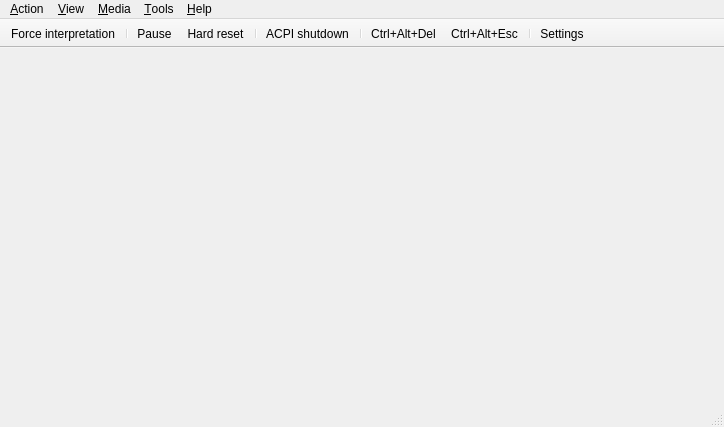
<?xml version="1.0" encoding="UTF-8"?>
<ui version="4.0">
 <class>MainWindow</class>
 <widget class="QMainWindow" name="MainWindow">
  <property name="geometry">
   <rect>
    <x>0</x>
    <y>0</y>
    <width>724</width>
    <height>427</height>
   </rect>
  </property>
  <property name="windowTitle">
   <string>86Box</string>
  </property>
  <widget class="QWidget" name="centralwidget">
   <property name="sizePolicy">
    <sizepolicy hsizetype="Expanding" vsizetype="Expanding">
     <horstretch>0</horstretch>
     <verstretch>0</verstretch>
    </sizepolicy>
   </property>
   <layout class="QVBoxLayout" name="verticalLayout">
    <property name="spacing">
     <number>0</number>
    </property>
    <property name="leftMargin">
     <number>0</number>
    </property>
    <property name="topMargin">
     <number>0</number>
    </property>
    <property name="rightMargin">
     <number>0</number>
    </property>
    <property name="bottomMargin">
     <number>0</number>
    </property>
    <item>
     <widget class="RendererStack" name="stackedWidget">
      <property name="sizePolicy">
       <sizepolicy hsizetype="Expanding" vsizetype="Expanding">
        <horstretch>0</horstretch>
        <verstretch>0</verstretch>
       </sizepolicy>
      </property>
     </widget>
    </item>
   </layout>
  </widget>
  <widget class="QMenuBar" name="menubar">
   <property name="geometry">
    <rect>
     <x>0</x>
     <y>0</y>
     <width>724</width>
     <height>21</height>
    </rect>
   </property>
   <widget class="QMenu" name="menuAction">
    <property name="title">
     <string>&amp;Action</string>
    </property>
    <widget class="QMenu" name="menuTablet_tool">
     <property name="title">
      <string>&amp;Tablet tool</string>
     </property>
     <addaction name="actionPen"/>
     <addaction name="actionCursor_Puck"/>
    </widget>
    <addaction name="menuTablet_tool"/>
    <addaction name="separator"/>
    <addaction name="actionForce_interpretation"/>
    <addaction name="separator"/>
    <addaction name="actionKeyboard_requires_capture"/>
    <addaction name="actionRight_CTRL_is_left_ALT"/>
    <addaction name="separator"/>
    <addaction name="actionUpdate_mouse_every_CPU_frame"/>
    <addaction name="separator"/>
    <addaction name="actionAuto_pause"/>
    <addaction name="actionPause"/>
    <addaction name="separator"/>
    <addaction name="actionHard_Reset"/>
    <addaction name="actionCtrl_Alt_Del"/>
    <addaction name="separator"/>
    <addaction name="actionCtrl_Alt_Esc"/>
    <addaction name="separator"/>
    <addaction name="actionExit"/>
   </widget>
   <widget class="QMenu" name="menuTools">
    <property name="title">
     <string>&amp;Tools</string>
    </property>
    <widget class="QMenu" name="menuSound">
     <property name="title">
      <string>S&amp;ound</string>
     </property>
     <addaction name="actionMute_Unmute"/>
     <addaction name="separator"/>
     <addaction name="actionSound_gain"/>
    </widget>
    <addaction name="actionSettings"/>
    <addaction name="actionUpdate_status_bar_icons"/>
    <addaction name="separator"/>
    <addaction name="actionEnable_Discord_integration"/>
    <addaction name="separator"/>
    <addaction name="actionTake_screenshot"/>
    <addaction name="menuSound"/>
    <addaction name="separator"/>
    <addaction name="actionPreferences"/>
    <addaction name="separator"/>
    <addaction name="actionBegin_trace"/>
    <addaction name="actionEnd_trace"/>
    <addaction name="separator"/>
    <addaction name="actionMCA_devices"/>
    <addaction name="separator"/>
    <addaction name="actionOpen_printer_tray"/>
    <addaction name="actionOpen_screenshots_folder"/>
   </widget>
   <widget class="QMenu" name="menuView">
    <property name="title">
     <string>&amp;View</string>
    </property>
    <widget class="QMenu" name="menuRenderer">
     <property name="title">
      <string>Re&amp;nderer</string>
     </property>
     <addaction name="actionSoftware_Renderer"/>
     <addaction name="actionOpenGL_3_0_Core"/>
     <addaction name="actionVulkan"/>
     <addaction name="actionVNC"/>
    </widget>
    <widget class="QMenu" name="menuWindow_scale_factor">
     <property name="title">
      <string>&amp;Window scale factor</string>
     </property>
     <addaction name="action0_5x"/>
     <addaction name="action1x"/>
     <addaction name="action1_5x"/>
     <addaction name="action2x"/>
     <addaction name="action3x"/>
     <addaction name="action4x"/>
     <addaction name="action5x"/>
     <addaction name="action6x"/>
     <addaction name="action7x"/>
     <addaction name="action8x"/>
    </widget>
    <widget class="QMenu" name="menuFilter_method">
     <property name="title">
      <string>Fi&amp;lter method</string>
     </property>
     <addaction name="actionNearest"/>
     <addaction name="actionLinear"/>
    </widget>
    <widget class="QMenu" name="menuFullscreen_stretch_mode">
     <property name="title">
      <string>Fullscreen &amp;stretch mode</string>
     </property>
     <addaction name="actionFullScreen_stretch"/>
     <addaction name="actionFullScreen_43"/>
     <addaction name="actionFullScreen_keepRatio"/>
     <addaction name="actionFullScreen_int"/>
     <addaction name="actionFullScreen_int43"/>
    </widget>
    <widget class="QMenu" name="menuEGA_S_VGA_settings">
     <property name="title">
      <string>EGA/(S)&amp;VGA settings</string>
     </property>
     <widget class="QMenu" name="menuVGA_screen_type">
      <property name="title">
       <string>VGA screen &amp;type</string>
      </property>
      <addaction name="actionRGB_Color"/>
      <addaction name="actionRGB_Grayscale"/>
      <addaction name="actionAmber_monitor"/>
      <addaction name="actionGreen_monitor"/>
      <addaction name="actionWhite_monitor"/>
     </widget>
     <widget class="QMenu" name="menuGrayscale_conversion_type">
      <property name="title">
       <string>Grayscale &amp;conversion type</string>
      </property>
      <addaction name="actionBT601_NTSC_PAL"/>
      <addaction name="actionBT709_HDTV"/>
      <addaction name="actionAverage"/>
     </widget>
     <addaction name="actionInverted_VGA_monitor"/>
     <addaction name="menuVGA_screen_type"/>
     <addaction name="menuGrayscale_conversion_type"/>
    </widget>
    <widget class="QMenu" name="menuOpenGL_input_stretch_mode">
     <property name="title">
      <string>OpenGL input stretch mode</string>
     </property>
     <addaction name="action_Full_screen_stretch_gl"/>
     <addaction name="action_4_3_gl"/>
     <addaction name="action_Square_pixels_keep_ratio_gl"/>
     <addaction name="action_Integer_scale_gl"/>
     <addaction name="action4_3_Integer_scale_gl"/>
    </widget>
    <widget class="QMenu" name="menuOpenGL_input_scale">
     <property name="title">
      <string>OpenGL input scale</string>
     </property>
     <addaction name="action_0_5x_2"/>
     <addaction name="action_1x_2"/>
     <addaction name="action1_5x_2"/>
     <addaction name="action_2x_2"/>
     <addaction name="action_3x_2"/>
     <addaction name="action_4x_2"/>
     <addaction name="action_5x_2"/>
     <addaction name="action_6x_2"/>
     <addaction name="action_7x_2"/>
     <addaction name="action_8x_2"/>
    </widget>
    <addaction name="actionHide_tool_bar"/>
    <addaction name="actionHide_status_bar"/>
    <addaction name="separator"/>
    <addaction name="actionShow_non_primary_monitors"/>
    <addaction name="actionResizable_window"/>
    <addaction name="actionRemember_size_and_position"/>
    <addaction name="separator"/>
    <addaction name="menuRenderer"/>
    <addaction name="actionRenderer_options"/>
    <addaction name="menuOpenGL_input_stretch_mode"/>
    <addaction name="menuOpenGL_input_scale"/>
    <addaction name="separator"/>
    <addaction name="actionSpecify_dimensions"/>
    <addaction name="actionForce_4_3_display_ratio"/>
    <addaction name="menuWindow_scale_factor"/>
    <addaction name="menuFilter_method"/>
    <addaction name="actionHiDPI_scaling"/>
    <addaction name="separator"/>
    <addaction name="actionFullscreen"/>
    <addaction name="menuFullscreen_stretch_mode"/>
    <addaction name="actionApply_fullscreen_stretch_mode_when_maximized"/>
    <addaction name="actionCGA_composite_settings"/>
    <addaction name="menuEGA_S_VGA_settings"/>
    <addaction name="separator"/>
    <addaction name="actionCGA_PCjr_Tandy_EGA_S_VGA_overscan"/>
    <addaction name="actionChange_contrast_for_monochrome_display"/>
   </widget>
   <widget class="QMenu" name="menuMedia">
    <property name="title">
     <string>&amp;Media</string>
    </property>
   </widget>
   <widget class="QMenu" name="menuAbout">
    <property name="title">
     <string>&amp;Help</string>
    </property>
    <addaction name="actionDocumentation"/>
    <addaction name="actionAbout_86Box"/>
    <addaction name="actionAbout_Qt"/>
   </widget>
   <addaction name="menuAction"/>
   <addaction name="menuView"/>
   <addaction name="menuMedia"/>
   <addaction name="menuTools"/>
   <addaction name="menuAbout"/>
  </widget>
  <widget class="QStatusBar" name="statusbar"/>
  <widget class="QToolBar" name="toolBar">
   <property name="contextMenuPolicy">
    <enum>Qt::PreventContextMenu</enum>
   </property>
   <property name="windowTitle">
    <string notr="true">toolBar</string>
   </property>
   <property name="autoFillBackground">
    <bool>true</bool>
   </property>
   <property name="movable">
    <bool>false</bool>
   </property>
   <property name="allowedAreas">
    <set>Qt::TopToolBarArea</set>
   </property>
   <property name="iconSize">
    <size>
     <width>16</width>
     <height>16</height>
    </size>
   </property>
   <property name="toolButtonStyle">
    <enum>Qt::ToolButtonIconOnly</enum>
   </property>
   <property name="floatable">
    <bool>false</bool>
   </property>
   <attribute name="toolBarArea">
    <enum>TopToolBarArea</enum>
   </attribute>
   <attribute name="toolBarBreak">
    <bool>false</bool>
   </attribute>
   <addaction name="actionForce_interpretation"/>
   <addaction name="separator"/>
   <addaction name="actionPause"/>
   <addaction name="actionHard_Reset"/>
   <addaction name="separator"/>
   <addaction name="actionACPI_Shutdown"/>
   <addaction name="separator"/>
   <addaction name="actionCtrl_Alt_Del"/>
   <addaction name="actionCtrl_Alt_Esc"/>
   <addaction name="separator"/>
   <addaction name="actionSettings"/>
  </widget>
  <action name="actionForce_interpretation">
   <property name="checkable">
    <bool>true</bool>
   </property>
   <property name="text">
    <string>&amp;Force interpretation</string>
   </property>
  </action>
  <action name="actionUpdate_mouse_every_CPU_frame">
   <property name="checkable">
    <bool>true</bool>
   </property>
   <property name="text">
    <string>&amp;Update mouse every CPU frame</string>
   </property>
  </action>
  <action name="actionAuto_pause">
   <property name="checkable">
    <bool>true</bool>
   </property>
   <property name="text">
    <string>&amp;Auto-pause on focus loss</string>
   </property>
  </action>
  <action name="actionKeyboard_requires_capture">
   <property name="checkable">
    <bool>true</bool>
   </property>
   <property name="text">
    <string>&amp;Keyboard requires capture</string>
   </property>
  </action>
  <action name="actionRight_CTRL_is_left_ALT">
   <property name="checkable">
    <bool>true</bool>
   </property>
   <property name="text">
    <string>&amp;Right CTRL is left ALT</string>
   </property>
  </action>
  <action name="actionHard_Reset">
   <property name="icon">
    <iconset resource="../qt_resources.qrc">
     <normaloff>:/menuicons/qt/icons/hard_reset.ico</normaloff>:/menuicons/qt/icons/hard_reset.ico</iconset>
   </property>
   <property name="text">
    <string>&amp;Hard reset</string>
   </property>
  </action>
  <action name="actionCtrl_Alt_Del">
   <property name="icon">
    <iconset resource="../qt_resources.qrc">
     <normaloff>:/menuicons/qt/icons/send_cad.ico</normaloff>:/menuicons/qt/icons/send_cad.ico</iconset>
   </property>
   <property name="text">
    <string>&amp;Ctrl+Alt+Del</string>
   </property>
   <property name="toolTip">
    <string>Ctrl+Alt+Del</string>
   </property>
   <property name="shortcut">
    <string>Ctrl+F12</string>
   </property>
  </action>
  <action name="actionCtrl_Alt_Esc">
   <property name="icon">
    <iconset resource="../qt_resources.qrc">
     <normaloff>:/menuicons/qt/icons/send_cae.ico</normaloff>:/menuicons/qt/icons/send_cae.ico</iconset>
   </property>
   <property name="text">
    <string>Ctrl+Alt+&amp;Esc</string>
   </property>
  </action>
  <action name="actionPause">
   <property name="icon">
    <iconset resource="../qt_resources.qrc">
     <normaloff>:/menuicons/qt/icons/pause.ico</normaloff>:/menuicons/qt/icons/pause.ico</iconset>
   </property>
   <property name="text">
    <string>&amp;Pause</string>
   </property>
  </action>
  <action name="actionExit">
   <property name="text">
    <string>E&amp;xit</string>
   </property>
   <property name="menuRole">
    <enum>QAction::QuitRole</enum>
   </property>
  </action>
  <action name="actionSettings">
   <property name="icon">
    <iconset resource="../qt_resources.qrc">
     <normaloff>:/menuicons/qt/icons/settings.ico</normaloff>:/menuicons/qt/icons/settings.ico</iconset>
   </property>
   <property name="text">
    <string>&amp;Settings...</string>
   </property>
   <property name="menuRole">
    <enum>QAction::NoRole</enum>
   </property>
  </action>
  <action name="actionFullscreen">
   <property name="text">
    <string>&amp;Fullscreen</string>
   </property>
   <property name="shortcut">
    <string>Ctrl+Alt+PgUp</string>
   </property>
  </action>
  <action name="actionSoftware_Renderer">
   <property name="checkable">
    <bool>true</bool>
   </property>
   <property name="text">
    <string>&amp;Qt (Software)</string>
   </property>
   <property name="vid_api" stdset="0">
    <number>0</number>
   </property>
  </action>
  <action name="actionHide_status_bar">
   <property name="checkable">
    <bool>true</bool>
   </property>
   <property name="text">
    <string>&amp;Hide status bar</string>
   </property>
  </action>
  <action name="actionResizable_window">
   <property name="checkable">
    <bool>true</bool>
   </property>
   <property name="text">
    <string>&amp;Resizeable window</string>
   </property>
  </action>
  <action name="actionRemember_size_and_position">
   <property name="checkable">
    <bool>true</bool>
   </property>
   <property name="text">
    <string>R&amp;emember size &amp;&amp; position</string>
   </property>
  </action>
  <action name="actionSpecify_dimensions">
   <property name="text">
    <string>Specify &amp;dimensions...</string>
   </property>
  </action>
  <action name="actionForce_4_3_display_ratio">
   <property name="checkable">
    <bool>true</bool>
   </property>
   <property name="text">
    <string>Force &amp;4:3 display ratio</string>
   </property>
  </action>
  <action name="actionHiDPI_scaling">
   <property name="checkable">
    <bool>true</bool>
   </property>
   <property name="text">
    <string>Hi&amp;DPI scaling</string>
   </property>
  </action>
  <action name="actionCGA_PCjr_Tandy_EGA_S_VGA_overscan">
   <property name="checkable">
    <bool>true</bool>
   </property>
   <property name="text">
    <string>CGA/PCjr/Tandy/E&amp;GA/(S)VGA overscan</string>
   </property>
  </action>
  <action name="actionChange_contrast_for_monochrome_display">
   <property name="checkable">
    <bool>true</bool>
   </property>
   <property name="text">
    <string>Change contrast for &amp;monochrome display</string>
   </property>
  </action>
  <action name="action0_5x">
   <property name="checkable">
    <bool>true</bool>
   </property>
   <property name="text">
    <string>&amp;1.25x</string>
   </property>
  </action>
  <action name="action1x">
   <property name="checkable">
    <bool>true</bool>
   </property>
   <property name="text">
    <string>&amp;1x</string>
   </property>
  </action>
  <action name="action1_5x">
   <property name="checkable">
    <bool>true</bool>
   </property>
   <property name="text">
    <string>1.&amp;5x</string>
   </property>
  </action>
  <action name="action2x">
   <property name="checkable">
    <bool>true</bool>
   </property>
   <property name="text">
    <string>&amp;2x</string>
   </property>
  </action>
  <action name="action3x">
   <property name="checkable">
    <bool>true</bool>
   </property>
   <property name="text">
    <string>&amp;3x</string>
   </property>
  </action>
  <action name="action4x">
   <property name="checkable">
    <bool>true</bool>
   </property>
   <property name="text">
    <string>&amp;4x</string>
   </property>
  </action>
  <action name="action5x">
   <property name="checkable">
    <bool>true</bool>
   </property>
   <property name="text">
    <string>&amp;5x</string>
   </property>
  </action>
  <action name="action6x">
   <property name="checkable">
    <bool>true</bool>
   </property>
   <property name="text">
    <string>&amp;6x</string>
   </property>
  </action>
  <action name="action7x">
   <property name="checkable">
    <bool>true</bool>
   </property>
   <property name="text">
    <string>&amp;7x</string>
   </property>
  </action>
  <action name="action8x">
   <property name="checkable">
    <bool>true</bool>
   </property>
   <property name="text">
    <string>&amp;8x</string>
   </property>
  </action>
  <action name="actionNearest">
   <property name="checkable">
    <bool>true</bool>
   </property>
   <property name="text">
    <string>&amp;Nearest</string>
   </property>
  </action>
  <action name="actionLinear">
   <property name="checkable">
    <bool>true</bool>
   </property>
   <property name="text">
    <string>&amp;Linear</string>
   </property>
  </action>
  <action name="actionFullScreen_stretch">
   <property name="checkable">
    <bool>true</bool>
   </property>
   <property name="text">
    <string>&amp;Full screen stretch</string>
   </property>
  </action>
  <action name="actionFullScreen_43">
   <property name="checkable">
    <bool>true</bool>
   </property>
   <property name="text">
    <string>&amp;4:3</string>
   </property>
  </action>
  <action name="actionFullScreen_keepRatio">
   <property name="checkable">
    <bool>true</bool>
   </property>
   <property name="text">
    <string>&amp;Square pixels (Keep ratio)</string>
   </property>
  </action>
  <action name="actionFullScreen_int">
   <property name="checkable">
    <bool>true</bool>
   </property>
   <property name="text">
    <string>&amp;Integer scale</string>
   </property>
  </action>
  <action name="actionFullScreen_int43">
   <property name="checkable">
    <bool>true</bool>
   </property>
   <property name="text">
    <string>4:&amp;3 Integer scale</string>
   </property>
  </action>
  <action name="actionInverted_VGA_monitor">
   <property name="checkable">
    <bool>true</bool>
   </property>
   <property name="text">
    <string>&amp;Inverted VGA monitor</string>
   </property>
  </action>
  <action name="actionRGB_Color">
   <property name="checkable">
    <bool>true</bool>
   </property>
   <property name="text">
    <string>RGB &amp;Color</string>
   </property>
  </action>
  <action name="actionRGB_Grayscale">
   <property name="checkable">
    <bool>true</bool>
   </property>
   <property name="text">
    <string>&amp;RGB Grayscale</string>
   </property>
  </action>
  <action name="actionAmber_monitor">
   <property name="checkable">
    <bool>true</bool>
   </property>
   <property name="text">
    <string>&amp;Amber monitor</string>
   </property>
  </action>
  <action name="actionGreen_monitor">
   <property name="checkable">
    <bool>true</bool>
   </property>
   <property name="text">
    <string>&amp;Green monitor</string>
   </property>
  </action>
  <action name="actionWhite_monitor">
   <property name="checkable">
    <bool>true</bool>
   </property>
   <property name="text">
    <string>&amp;White monitor</string>
   </property>
  </action>
  <action name="actionBT601_NTSC_PAL">
   <property name="checkable">
    <bool>true</bool>
   </property>
   <property name="text">
    <string>BT&amp;601 (NTSC/PAL)</string>
   </property>
  </action>
  <action name="actionBT709_HDTV">
   <property name="checkable">
    <bool>true</bool>
   </property>
   <property name="text">
    <string>BT&amp;709 (HDTV)</string>
   </property>
  </action>
  <action name="actionAverage">
   <property name="checkable">
    <bool>true</bool>
   </property>
   <property name="text">
    <string>&amp;Average</string>
   </property>
  </action>
  <action name="actionAbout_Qt">
   <property name="text">
    <string>About &amp;Qt</string>
   </property>
   <property name="visible">
    <bool>false</bool>
   </property>
   <property name="menuRole">
    <enum>QAction::AboutQtRole</enum>
   </property>
  </action>
  <action name="actionAbout_86Box">
   <property name="text">
    <string>&amp;About 86Box...</string>
   </property>
   <property name="menuRole">
    <enum>QAction::AboutRole</enum>
   </property>
  </action>
  <action name="actionDocumentation">
   <property name="text">
    <string>&amp;Documentation...</string>
   </property>
  </action>
  <action name="actionUpdate_status_bar_icons">
   <property name="checkable">
    <bool>true</bool>
   </property>
   <property name="text">
    <string>&amp;Update status bar icons</string>
   </property>
  </action>
  <action name="actionTake_screenshot">
   <property name="text">
    <string>Take s&amp;creenshot</string>
   </property>
   <property name="shortcut">
    <string>Ctrl+F11</string>
   </property>
  </action>
  <action name="actionMute_Unmute">
   <property name="text">
    <string>&amp;Mute</string>
   </property>
  </action>
  <action name="actionSound_gain">
   <property name="text">
    <string>Sound &amp;gain...</string>
   </property>
  </action>
  <action name="actionOpenGL_3_0_Core">
   <property name="checkable">
    <bool>true</bool>
   </property>
   <property name="text">
    <string>Open&amp;GL (3.0 Core)</string>
   </property>
   <property name="vid_api" stdset="0">
    <number>1</number>
   </property>
  </action>
  <action name="actionPreferences">
   <property name="text">
    <string>&amp;Preferences...</string>
   </property>
   <property name="menuRole">
    <enum>QAction::PreferencesRole</enum>
   </property>
  </action>
  <action name="actionEnable_Discord_integration">
   <property name="checkable">
    <bool>true</bool>
   </property>
   <property name="text">
    <string>Enable &amp;Discord integration</string>
   </property>
  </action>
  <action name="actionHide_tool_bar">
   <property name="checkable">
    <bool>true</bool>
   </property>
   <property name="text">
    <string>Hide &amp;toolbar</string>
   </property>
   <property name="toolTip">
    <string>Hide tool bar</string>
   </property>
  </action>
  <action name="actionACPI_Shutdown">
   <property name="enabled">
    <bool>true</bool>
   </property>
   <property name="icon">
    <iconset resource="../qt_resources.qrc">
     <normaloff>:/menuicons/qt/icons/acpi_shutdown.ico</normaloff>:/menuicons/qt/icons/acpi_shutdown.ico</iconset>
   </property>
   <property name="text">
    <string>ACP&amp;I shutdown</string>
   </property>
   <property name="toolTip">
    <string>ACPI shutdown</string>
   </property>
   <property name="visible">
    <bool>true</bool>
   </property>
  </action>
  <action name="actionBegin_trace">
   <property name="text">
    <string>Begin trace</string>
   </property>
   <property name="shortcut">
    <string>Ctrl+T</string>
   </property>
   <property name="visible">
    <bool>false</bool>
   </property>
  </action>
  <action name="actionEnd_trace">
   <property name="text">
    <string>End trace</string>
   </property>
   <property name="shortcut">
    <string>Ctrl+T</string>
   </property>
   <property name="visible">
    <bool>false</bool>
   </property>
  </action>
  <action name="actionRenderer_options">
   <property name="text">
    <string>Renderer &amp;options...</string>
   </property>
   <property name="menuRole">
    <enum>QAction::NoRole</enum>
   </property>
  </action>
  <action name="actionVulkan">
   <property name="checkable">
    <bool>true</bool>
   </property>
   <property name="text">
    <string>&amp;Vulkan</string>
   </property>
   <property name="vid_api" stdset="0">
    <number>2</number>
   </property>
  </action>
  <action name="actionMCA_devices">
   <property name="text">
    <string>&amp;MCA devices...</string>
   </property>
  </action>
  <action name="actionShow_non_primary_monitors">
   <property name="checkable">
    <bool>true</bool>
   </property>
   <property name="text">
    <string>Show non-&amp;primary monitors</string>
   </property>
  </action>
  <action name="actionVNC">
   <property name="checkable">
    <bool>true</bool>
   </property>
   <property name="text">
    <string>&amp;VNC</string>
   </property>
   <property name="vid_api" stdset="0">
    <number>3</number>
   </property>
  </action>
  <action name="actionOpen_printer_tray">
   <property name="text">
    <string>Open p&amp;rinter tray...</string>
   </property>
  </action>
  <action name="actionOpen_screenshots_folder">
   <property name="text">
    <string>Open screenshots &amp;folder...</string>
   </property>
  </action>
  <action name="actionApply_fullscreen_stretch_mode_when_maximized">
   <property name="checkable">
    <bool>true</bool>
   </property>
   <property name="text">
    <string>Appl&amp;y fullscreen stretch mode when maximized</string>
   </property>
  </action>
  <action name="actionCursor_Puck">
   <property name="checkable">
    <bool>true</bool>
   </property>
   <property name="text">
    <string>&amp;Cursor/Puck</string>
   </property>
  </action>
  <action name="actionPen">
   <property name="checkable">
    <bool>true</bool>
   </property>
   <property name="text">
    <string>&amp;Pen</string>
   </property>
  </action>
  <action name="actionCGA_composite_settings">
   <property name="text">
    <string>&amp;CGA composite settings...</string>
   </property>
  </action>
  <action name="action_Full_screen_stretch_gl">
   <property name="checkable">
    <bool>true</bool>
   </property>
   <property name="text">
    <string>&amp;Full screen stretch</string>
   </property>
  </action>
  <action name="action_4_3_gl">
   <property name="checkable">
    <bool>true</bool>
   </property>
   <property name="text">
    <string>&amp;4:3</string>
   </property>
  </action>
  <action name="action_Square_pixels_keep_ratio_gl">
   <property name="checkable">
    <bool>true</bool>
   </property>
   <property name="text">
    <string>&amp;Square pixels (Keep ratio)</string>
   </property>
  </action>
  <action name="action_Integer_scale_gl">
   <property name="checkable">
    <bool>true</bool>
   </property>
   <property name="text">
    <string>&amp;Integer scale</string>
   </property>
  </action>
  <action name="action4_3_Integer_scale_gl">
   <property name="checkable">
    <bool>true</bool>
   </property>
   <property name="text">
    <string>4:&amp;3 Integer scale</string>
   </property>
  </action>
  <action name="action_1x">
   <property name="checkable">
    <bool>true</bool>
   </property>
   <property name="text">
    <string>&amp;1x</string>
   </property>
  </action>
  <action name="action_0_5x_2">
   <property name="checkable">
    <bool>true</bool>
   </property>
   <property name="text">
    <string>&amp;0.5x</string>
   </property>
  </action>
  <action name="action_1x_2">
   <property name="checkable">
    <bool>true</bool>
   </property>
   <property name="text">
    <string>&amp;1x</string>
   </property>
  </action>
  <action name="action1_5x_2">
   <property name="checkable">
    <bool>true</bool>
   </property>
   <property name="text">
    <string>1.&amp;5x</string>
   </property>
  </action>
  <action name="action_2x_2">
   <property name="checkable">
    <bool>true</bool>
   </property>
   <property name="text">
    <string>&amp;2x</string>
   </property>
  </action>
  <action name="action_3x_2">
   <property name="checkable">
    <bool>true</bool>
   </property>
   <property name="text">
    <string>&amp;3x</string>
   </property>
  </action>
  <action name="action_4x_2">
   <property name="checkable">
    <bool>true</bool>
   </property>
   <property name="text">
    <string>&amp;4x</string>
   </property>
  </action>
  <action name="action_5x_2">
   <property name="checkable">
    <bool>true</bool>
   </property>
   <property name="text">
    <string>&amp;5x</string>
   </property>
  </action>
  <action name="action_6x_2">
   <property name="checkable">
    <bool>true</bool>
   </property>
   <property name="text">
    <string>&amp;6x</string>
   </property>
  </action>
  <action name="action_7x_2">
   <property name="checkable">
    <bool>true</bool>
   </property>
   <property name="text">
    <string>&amp;7x</string>
   </property>
  </action>
  <action name="action_8x_2">
   <property name="checkable">
    <bool>true</bool>
   </property>
   <property name="text">
    <string>&amp;8x</string>
   </property>
  </action>
 </widget>
 <customwidgets>
  <customwidget>
   <class>RendererStack</class>
   <extends>QWidget</extends>
   <header>qt_rendererstack.hpp</header>
   <container>1</container>
  </customwidget>
 </customwidgets>
 <resources>
  <include location="../qt_resources.qrc"/>
 </resources>
 <connections/>
</ui>
